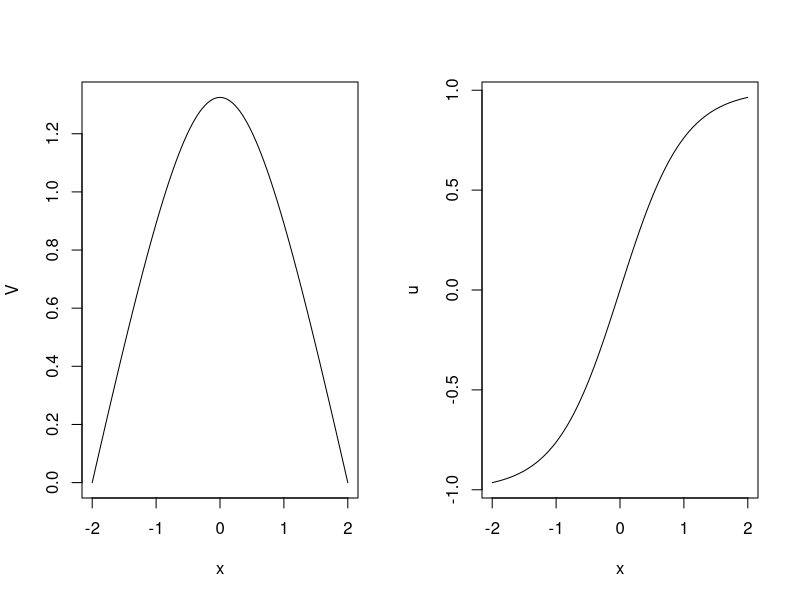

Source code (R):
## Produces figure swim.pdf for the optimal control problem "swim right or left"

H <- 2
V <- function(x) log(cosh(H)/cosh(x))
u <- tanh

pdf(file="swim.pdf",width=6,height=4)

par(mfrow=c(1,2))
plot(V,from=-H,to=H)
plot(u,from=-H,to=H)

dev.off()
